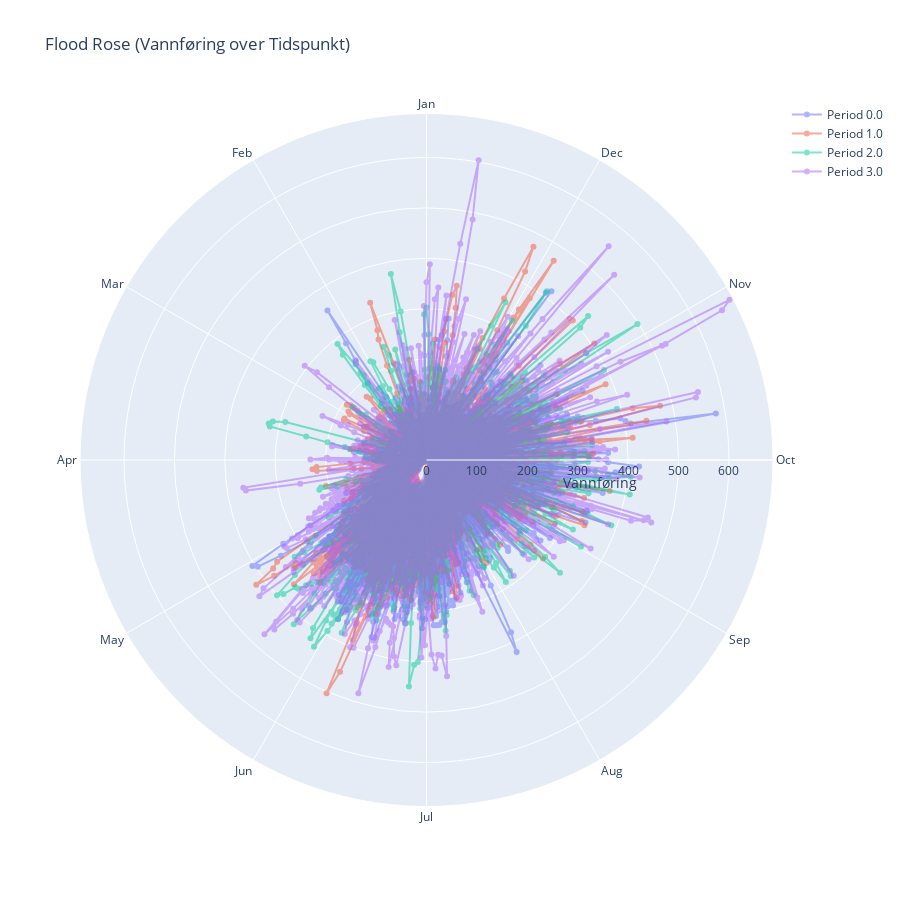

The code cell stored with this chart in its notebook:
### Code cell
import plotly.graph_objects as go

# Example data
df = vf.to_pandas()
df["Tidspunkt"] = pd.to_datetime(df["Tidspunkt"])

# Convert to angular coordinates (0–360°)
df["Angle"] = (df["Tidspunkt"].dt.dayofyear / 365) * 360

# Month tick positions
month_angles = [(m - 1) * 30 for m in range(1, 13)]
month_labels = ["Jan", "Feb", "Mar", "Apr", "May", "Jun",
                "Jul", "Aug", "Sep", "Oct", "Nov", "Dec"]

# Create figure
fig = go.Figure()

# One line per Period, with hover text
for period, group in df.groupby("Period"):
    fig.add_trace(go.Scatterpolar(
        r=group["Vannføring"],
        theta=group["Angle"],
        mode="lines+markers",  # add markers for better hover detection
        name=f"Period {period}",
        line=dict(width=2),
        opacity=0.5,
        # Custom hover label content
        text=group["Tidspunkt"].dt.strftime("%Y-%m-%d"),
        hovertemplate=(
            "<b>Date:</b> %{text}<br>" +
            "<b>Vannføring:</b> %{r:.2f}<br>" +
            "<b>Angle:</b> %{theta:.1f}°<br>" +
            "<extra></extra>"
        )
    ))

# Layout
fig.update_layout(
    title="Flood Rose (Vannføring over Tidspunkt)",
    width=900,     # ⬅️ wider
    height=900,    # ⬅️ taller
    polar=dict(
        radialaxis=dict(title="Vannføring", showgrid=True),
        angularaxis=dict(
            tickvals=month_angles,
            ticktext=month_labels,
            rotation=90,
            direction="counterclockwise",
            showgrid=True
        )
    ),
    showlegend=True
)

fig.show()

### Figure 1 — Plotly figure (JSON) as saved in the notebook; plotly's stock layout.template omitted (floating-point values rounded to 4 significant figures; data arrays with more than 128 entries replaced by an {"elided": "..."} marker saying what was removed)
{"data": [{"hovertemplate": "<b>Date:</b> %{text}<br><b>Vannføring:</b> %{r:.2f}<br><b>Angle:</b> %{theta:.1f}°<br><extra></extra>", "line": {"width": 2}, "mode": "lines+markers", "name": "Period 0.0", "opacity": 0.5, "r": {"elided": "10957 float values"}, "text": {"elided": "10957 str values"}, "theta": {"elided": "10957 float values"}, "type": "scatterpolar"}, {"hovertemplate": "<b>Date:</b> %{text}<br><b>Vannføring:</b> %{r:.2f}<br><b>Angle:</b> %{theta:.1f}°<br><extra></extra>", "line": {"width": 2}, "mode": "lines+markers", "name": "Period 1.0", "opacity": 0.5, "r": {"elided": "10958 float values"}, "text": {"elided": "10958 str values"}, "theta": {"elided": "10958 float values"}, "type": "scatterpolar"}, {"hovertemplate": "<b>Date:</b> %{text}<br><b>Vannføring:</b> %{r:.2f}<br><b>Angle:</b> %{theta:.1f}°<br><extra></extra>", "line": {"width": 2}, "mode": "lines+markers", "name": "Period 2.0", "opacity": 0.5, "r": {"elided": "10957 float values"}, "text": {"elided": "10957 str values"}, "theta": {"elided": "10957 float values"}, "type": "scatterpolar"}, {"hovertemplate": "<b>Date:</b> %{text}<br><b>Vannføring:</b> %{r:.2f}<br><b>Angle:</b> %{theta:.1f}°<br><extra></extra>", "line": {"width": 2}, "mode": "lines+markers", "name": "Period 3.0", "opacity": 0.5, "r": {"elided": "10958 float values"}, "text": {"elided": "10958 str values"}, "theta": {"elided": "10958 float values"}, "type": "scatterpolar"}], "layout": {"height": 900, "polar": {"angularaxis": {"direction": "counterclockwise", "rotation": 90, "showgrid": true, "ticktext": ["Jan", "Feb", "Mar", "Apr", "May", "Jun", "Jul", "Aug", "Sep", "Oct", "Nov", "Dec"], "tickvals": [0, 30, 60, 90, 120, 150, 180, 210, 240, 270, 300, 330]}, "radialaxis": {"showgrid": true, "title": {"text": "Vannføring"}}}, "showlegend": true, "title": {"text": "Flood Rose (Vannføring over Tidspunkt)"}, "width": 900}}
